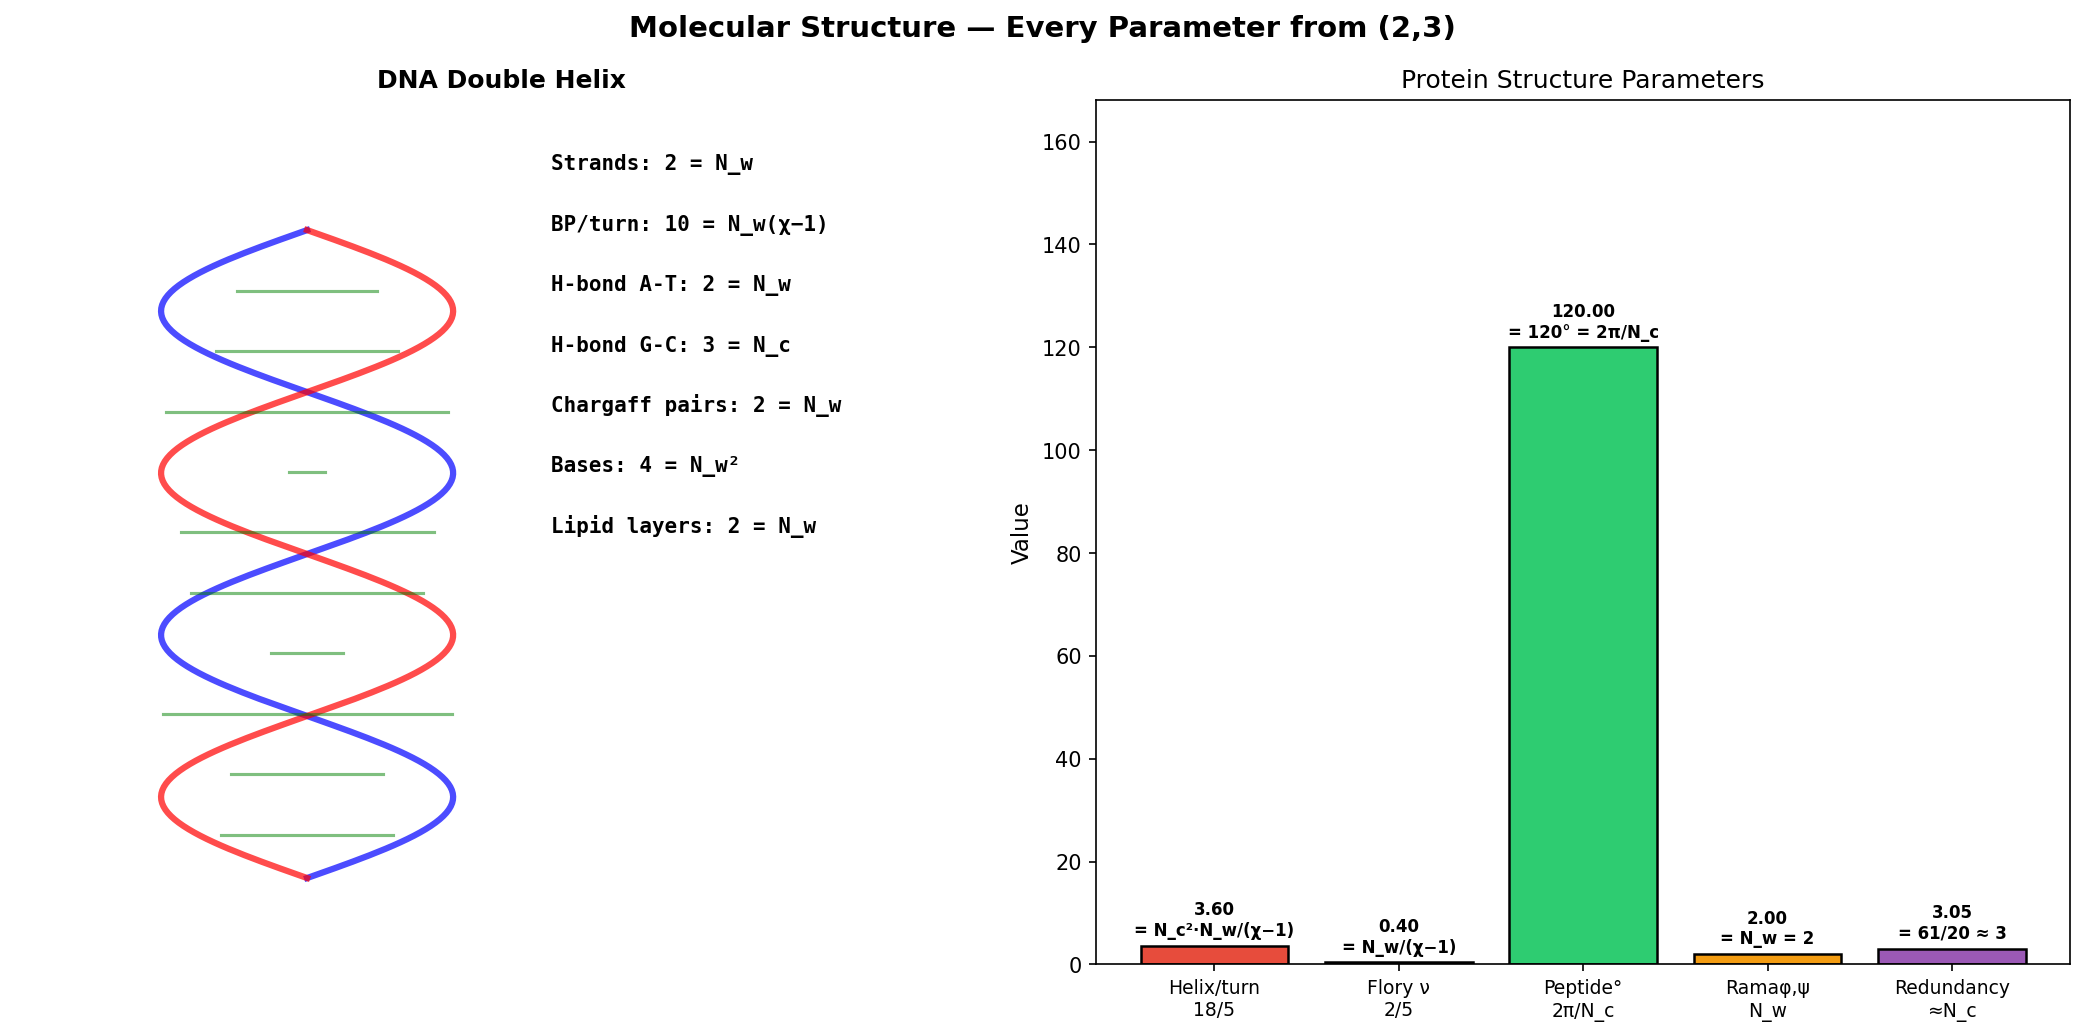

Write Python code to recreate this figure.
#!/usr/bin/env python3
# Copyright (c) 2026 Daland Montgomery
# SPDX-License-Identifier: AGPL-3.0-or-later

"""Crystal Bio — Protein & DNA Structure from (2,3)"""
import crystal_toe as ct
import matplotlib.pyplot as plt
import numpy as np

toe = ct.Toe(); bio = toe.bio()

fig, axes = plt.subplots(1, 2, figsize=(14, 7))
fig.suptitle("Molecular Structure — Every Parameter from (2,3)",
             fontsize=14, fontweight='bold')

# ── Left: DNA double helix parameters ──
ax = axes[0]
ax.axis('off')
ax.set_xlim(0, 1); ax.set_ylim(0, 1)
ax.set_title('DNA Double Helix', fontsize=12, fontweight='bold')

# Draw schematic helix
t = np.linspace(0, 4*np.pi, 200)
x1 = 0.3 + 0.15 * np.sin(t)
x2 = 0.3 - 0.15 * np.sin(t)
y = np.linspace(0.1, 0.85, 200)
ax.plot(x1, y, 'b-', linewidth=3, alpha=0.7)
ax.plot(x2, y, 'r-', linewidth=3, alpha=0.7)
# H-bond rungs
for i in range(10):
    yi = 0.15 + i * 0.07
    xi1 = 0.3 + 0.15 * np.sin(yi * 4 * np.pi / 0.75)
    xi2 = 0.3 - 0.15 * np.sin(yi * 4 * np.pi / 0.75)
    ax.plot([xi1, xi2], [yi, yi], 'g-', linewidth=1.5, alpha=0.5)

# Parameters
params = [
    (f"Strands: {bio.helix_strands()} = N_w", 0.92),
    (f"BP/turn: {bio.bp_per_turn()} = N_w(χ−1)", 0.85),
    (f"H-bond A-T: {bio.hbond_at()} = N_w", 0.78),
    (f"H-bond G-C: {bio.hbond_gc()} = N_c", 0.71),
    (f"Chargaff pairs: {bio.chargaff_pairs()} = N_w", 0.64),
    (f"Bases: {bio.dna_bases()} = N_w²", 0.57),
    (f"Lipid layers: {bio.lipid_layers()} = N_w", 0.50),
]
for text, y_pos in params:
    ax.text(0.55, y_pos, text, fontsize=10, fontfamily='monospace',
            fontweight='bold', transform=ax.transAxes)

# ── Right: Protein structure numbers ──
ax = axes[1]
names = ['Helix/turn\n18/5', 'Flory ν\n2/5', 'Peptide°\n2π/N_c',
         'Ramaφ,ψ\nN_w', 'Redundancy\n≈N_c']
values = [bio.helix_per_turn(), bio.flory_nu(),
          np.degrees(2*np.pi/bio.n_c()), bio.ramachandran_angles(),
          bio.codon_redundancy()]
traces = ['N_c²·N_w/(χ−1)', 'N_w/(χ−1)', '120° = 2π/N_c',
          'N_w = 2', '61/20 ≈ 3']
colors = ['#e74c3c', '#3498db', '#2ecc71', '#f39c12', '#9b59b6']

bars = ax.bar(range(len(names)), values, color=colors, edgecolor='black', linewidth=1.2)
for bar, v, trace in zip(bars, values, traces):
    ax.text(bar.get_x() + bar.get_width()/2, bar.get_height() + 2,
            f'{v:.2f}\n= {trace}', ha='center', fontsize=8, fontweight='bold')
ax.set_xticks(range(len(names)))
ax.set_xticklabels(names, fontsize=9)
ax.set_ylabel('Value', fontsize=11)
ax.set_title('Protein Structure Parameters')
ax.set_ylim(0, max(values) * 1.4)

plt.tight_layout()
plt.savefig('bio_protein.png', dpi=150, bbox_inches='tight'); plt.show()
